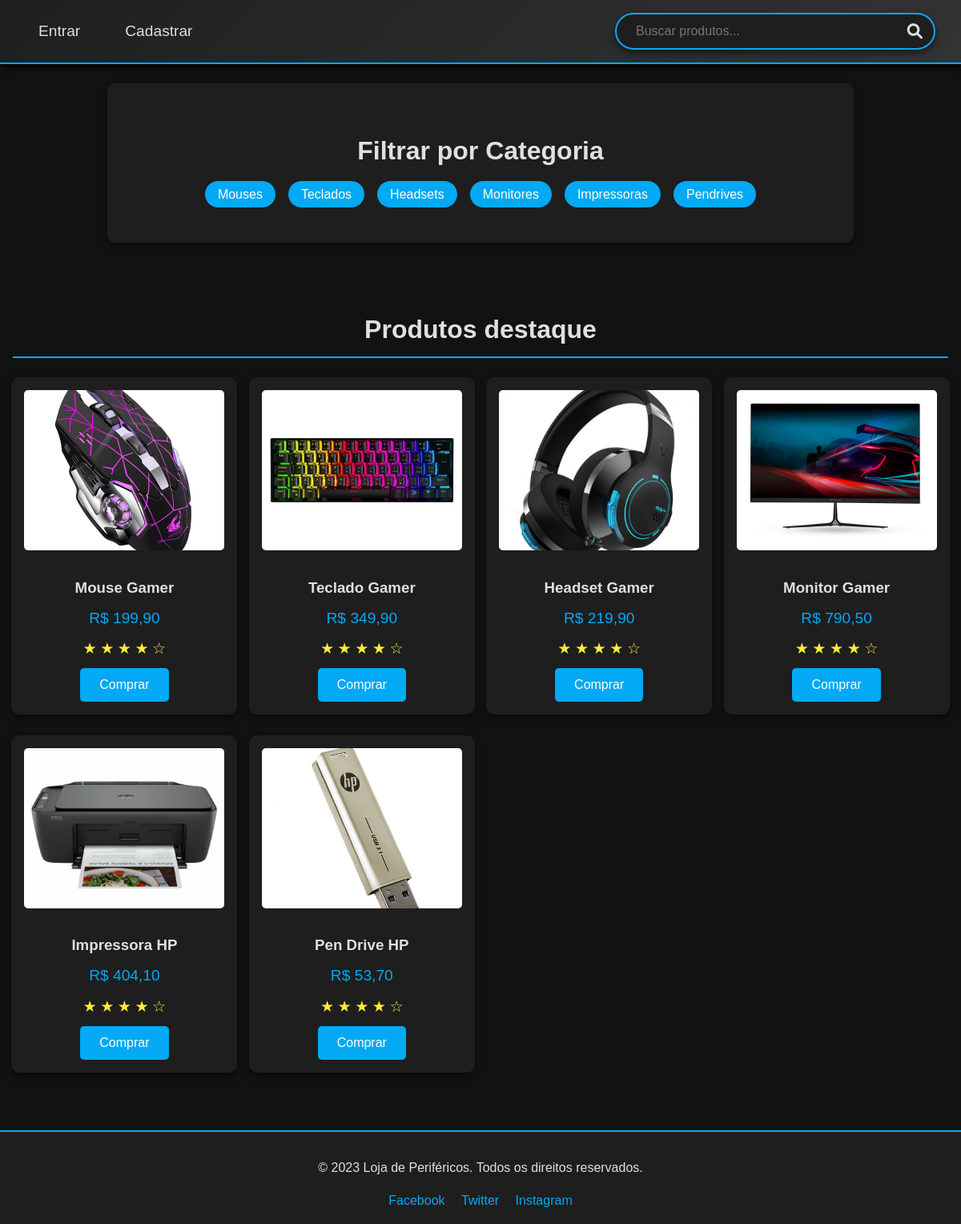
The page / on the database its author committed.
### tables this page shows
CREATE TABLE categorias (
    id INT NOT NULL AUTO_INCREMENT,
    nome VARCHAR(50) NOT NULL,
    PRIMARY KEY (id)
);

CREATE TABLE produtos (
    id INT NOT NULL AUTO_INCREMENT,
    nome VARCHAR(100) NOT NULL,
    descricao TEXT,
    preco DECIMAL(10, 2) NOT NULL,
    imagem VARCHAR(255),
    categoria INT NOT NULL,
    PRIMARY KEY (id),
    FOREIGN KEY (categoria)
		REFERENCES categorias (id)
);

### public/index.php (called while the page is built, shortened)
<?php
if (empty($_GET['url'])) {
    $url = 'index.php';
} else {
    $url = $_GET['url'];
}
require('./views/' . $url);

### public/views/index.php (the view, shortened to what this page needs)
<?php
$con = mysqli_connect('localhost', 'root', '', 'loja_perifericos');
$categorias = "SELECT * FROM categorias";
$resultado = mysqli_query($con, $categorias);
$categoria = mysqli_fetch_all($resultado);
?>
<!DOCTYPE html>
<html lang="pt-br">
<head>
    <link rel="stylesheet" href="public/assets/css/inicio.css">
    <link rel="stylesheet" href="https://cdnjs.cloudflare.com/ajax/libs/font-awesome/6.0.0-beta3/css/all.min.css">
</head>
<body>
    <header>
        <nav>
            <ul class="nav-links">
                <?php if (!isset($_SESSION['logado'])) { ?>
                    <li><a href="login.php">Entrar</a></li>
                    <li><a href="cadastro.php">Cadastrar</a></li>
                <?php } else { ?>
                    <li><a href="cadastroprod.php">Cadastrar Produtos</a></li>
                    <li><a href="#">Histórico de Compras</a></li>
                    <li><a href="logout.php">Sair</a></li>
                <?php } ?>
            </ul>
            <div class="header-search-container">
                <input type="search" class="header-search" placeholder="Buscar produtos...">
                <i class="fas fa-search search-icon"></i>
            </div>
        </nav>
    </header>
    <section class="filter">
        <h2>Filtrar por Categoria</h2>
        <ul class="filter-list">
            <?php for ($i = 0; $i < mysqli_num_rows($resultado); $i++) { ?>
                <li><a href="./produtos.php&produto=<?= $categoria[$i][1] ?>"><?= $categoria[$i][1] ?></a></li>
            <?php } ?>
        </ul>
    </section>
    <section class="products">
        <h2>Produtos destaque</h2>
        <div class="product-grid">
            <?php for ($i = 0; $i < mysqli_num_rows($resultado); $i++) { ?>
                <?php
                $id_categoria = $categoria[$i][0];
                $produto_query = "SELECT * FROM produtos WHERE categoria='$id_categoria' LIMIT 1";
                $produtos = mysqli_query($con, $produto_query);
                $produto = mysqli_fetch_all($produtos);
                for ($j = 0; $j < mysqli_num_rows($produtos); $j++) {
                ?>
                    <div class="product-card">
                        <img src="public/assets/img/<?= $produto[$j][4] ?>" alt="<?= $produto[$j][1] ?>">
                        <h3><?= $produto[$j][1] ?></h3>
                        <p>R$ <?= number_format($produto[$j][3], 2, ',', '.') ?></p>
                        <div class="rating">
                            <span class="star">&#9733;</span>
                            <span class="star">&#9733;</span>
                            <span class="star">&#9733;</span>
                            <span class="star">&#9733;</span>
                            <span class="star">&#9734;</span>
                        </div>
                        <button>Comprar</button>
                    </div>
                <?php } ?>
            <?php } ?>
        </div>
    </section>
    <footer>
        <p>&copy; 2023 Loja de Periféricos. Todos os direitos reservados.</p>
        <div class="social-media">
            <a href="#" aria-label="Facebook">Facebook</a>
            <a href="#" aria-label="Twitter">Twitter</a>
            <a href="#" aria-label="Instagram">Instagram</a>
        </div>
    </footer>
</body>
</html>

### public/assets/css/inicio.css (style rules this page uses)
body { font-family: 'Poppins', sans-serif; background-color: #121212; color: #e0e0e0; margin: 0; padding: 0; line-height: 1.6; overflow-x: hidden; }
a { color: #03a9f4; text-decoration: none; transition: color 0.3s ease, transform 0.3s ease; }
header { background: linear-gradient(135deg, #1f1f1f, #333); padding: 1rem 2rem; border-bottom: 2px solid #03a9f4; box-shadow: 0 4px 8px rgba(0, 0, 0, 0.8); display: flex; justify-content: space-between; align-items: center; }
nav { display: flex; align-items: center; gap: 1.5rem; flex-grow: 1; }
.nav-links { list-style: none; padding: 0; display: flex; gap: 1.5rem; margin: 0; }
.nav-links li { margin: 0; }
.nav-links a { color: #e0e0e0; font-size: 1.2rem; padding: 0.5rem 1rem; border-radius: 20px; }
.header-search-container { position: relative; display: flex; align-items: center; width: 400px; margin-left: auto; }
.header-search { padding: 0.75rem 2rem 0.75rem 1.5rem; border: 2px solid #03a9f4; border-radius: 50px; background: #1e1e1e; color: #e0e0e0; box-shadow: 0 4px 8px rgba(0, 0, 0, 0.5); font-size: 1rem; width: 100%; transition: none; }
.search-icon { position: absolute; right: 1rem; color: #e0e0e0; font-size: 1.2rem; cursor: pointer; transition: color 0.3s ease, transform 0.3s ease; }
.filter { padding: 2rem 1rem; background: #1e1e1e; border-radius: 10px; box-shadow: 0 4px 8px rgba(0, 0, 0, 0.4); margin: 1.5rem auto; max-width: 900px; }
.filter h2 { color: #e0e0e0; margin-bottom: 1rem; font-size: 2rem; text-align: center; }
.filter-list { list-style: none; padding: 0; display: flex; justify-content: center; gap: 1rem; }
.filter-list li { margin: 0; }
.filter-list a { background: #03a9f4; color: #ffffff; padding: 0.5rem 1rem; border-radius: 20px; }
.products { padding: 2rem 1rem; background: #121212; color: #e0e0e0; }
.products h2 { color: #e0e0e0; margin-bottom: 1.5rem; font-size: 2rem; border-bottom: 2px solid #03a9f4; padding-bottom: 0.5rem; text-align: center; }
.product-grid { display: grid; grid-template-columns: repeat(auto-fill, minmax(250px, 1fr)); gap: 1.1rem; justify-items: center; }
.product-card { margin-bottom: 0.5rem; background: #1e1e1e; border-radius: 10px; padding: 1rem; box-shadow: 0 4px 8px rgba(0, 0, 0, 0.5); text-align: center; transition: transform 0.3s ease; }
.product-card img { width: 250px; height: 200px; object-fit: cover; border-radius: 5px; margin-bottom: 1rem; }
.product-card h3 { color: #e0e0e0; margin: 0.5rem 0; }
.product-card p { color: #03a9f4; font-size: 1.2rem; margin: 0.5rem 0; }
.rating { margin: 0.5rem 0; }
.star { color: #ffeb3b; font-size: 1.2rem; }
button { background: #03a9f4; color: #ffffff; border: none; padding: 0.75rem 1.5rem; border-radius: 5px; cursor: pointer; font-size: 1rem; }
footer { background: #1e1e1e; color: #e0e0e0; padding: 1rem; text-align: center; border-top: 2px solid #03a9f4; margin-top: 2rem; }
.social-media { margin-top: 1rem; }
.social-media a { color: #03a9f4; margin: 0 0.5rem; text-decoration: none; }

### rows shown on the page
categorias: nome "Mouses"
categorias: nome "Teclados"
categorias: nome "Headsets"
categorias: nome "Monitores"
categorias: nome "Impressoras"
categorias: nome "Pendrives"
produtos: imagem (picture), nome "Mouse Gamer", preco "199,90"
produtos: imagem (picture), nome "Teclado Gamer", preco "349,90"
produtos: imagem (picture), nome "Headset Gamer", preco "219,90"
produtos: imagem (picture), nome "Monitor Gamer", preco "790,50"
produtos: imagem (picture), nome "Impressora HP", preco "404,10"
produtos: imagem (picture), nome "Pen Drive HP", preco "53,70"
